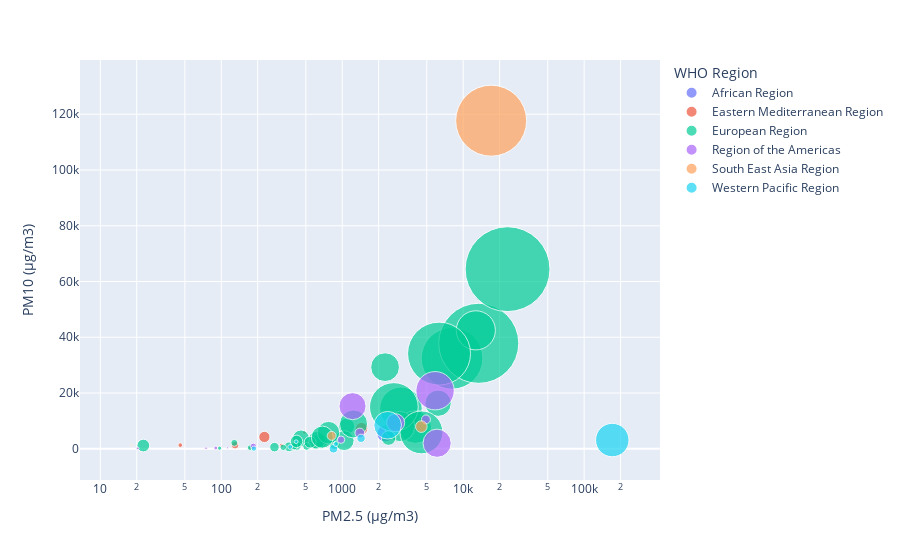

The cell this chart's notebook holds for it:
### Code cell
fig = px.scatter(df2, x="PM2.5 (μg/m3)", y="PM10 (μg/m3)",
                 size="NO2 (μg/m3)", color="WHO Region", hover_name="WHO Country Name",\
                 log_x=True, size_max=60)
fig.write_html('plot0.html')
fig.show()

### Figure 1 — Plotly figure (JSON) as saved in the notebook; plotly's stock layout.template omitted (floating-point values rounded to 4 significant figures)
{"data": [{"hovertemplate": "<b>%{hovertext}</b><br><br>WHO Region=African Region<br>PM2.5 (μg/m3)=%{x}<br>PM10 (μg/m3)=%{y}<br>NO2 (μg/m3)=%{marker.size}<extra></extra>", "hovertext": ["Algeria", "Cameroon", "Ethiopia", "Ghana", "Kenya", "Madagascar", "Mauritius", "Nigeria", "Senegal", "South Africa", "Uganda", "United Republic of Tanzania"], "legendgroup": "African Region", "marker": {"color": "#636efa", "size": [0, 0, 0, 0, 0, 0, 14.95, 0, 239.1, 2618.0, 0, 0], "sizemode": "area", "sizeref": 18.59, "symbol": "circle"}, "mode": "markers", "name": "African Region", "orientation": "v", "showlegend": true, "type": "scatter", "x": [21.53, 248, 104.8, 55, 16.7, 187, 0, 27.43, 179.3, 2267.0, 277.2, 23.32], "xaxis": "x", "y": [0, 311, 0, 701.5, 37.3, 336, 339.4, 0, 948.6, 5426.0, 170.4, 35.1], "yaxis": "y"}, {"hovertemplate": "<b>%{hovertext}</b><br><br>WHO Region=Eastern Mediterranean Region<br>PM2.5 (μg/m3)=%{x}<br>PM10 (μg/m3)=%{y}<br>NO2 (μg/m3)=%{marker.size}<extra></extra>", "hovertext": ["Afghanistan", "Bahrain", "Egypt", "Iran (Islamic Republic of)", "Iraq", "Jordan", "Kuwait", "Lebanon", "Morocco", "Pakistan", "Qatar", "Saudi Arabia", "Tunisia", "United Arab Emirates"], "legendgroup": "Eastern Mediterranean Region", "marker": {"color": "#EF553B", "size": [0, 103.2, 0, 2847.0, 535.3, 199.9, 1427.0, 106, 163.4, 72.8, 176, 0, 0, 1181.0], "sizemode": "area", "sizeref": 18.59, "symbol": "circle"}, "mode": "markers", "name": "Eastern Mediterranean Region", "orientation": "v", "showlegend": true, "type": "scatter", "x": [119.8, 485.1, 0, 4411.0, 130.0, 45.83, 1446.0, 172.3, 0, 746.1, 314, 314.1, 0, 227.1], "xaxis": "x", "y": [0, 5818, 1362, 8873.0, 1293.0, 1296.0, 7233.0, 316.3, 914.9, 1334.0, 1214, 744.7, 315, 4226.0], "yaxis": "y"}, {"hovertemplate": "<b>%{hovertext}</b><br><br>WHO Region=European Region<br>PM2.5 (μg/m3)=%{x}<br>PM10 (μg/m3)=%{y}<br>NO2 (μg/m3)=%{marker.size}<extra></extra>", "hovertext": ["Albania", "Andorra", "Austria", "Belgium", "Bosnia and Herzegovina", "Bulgaria", "Croatia", "Cyprus", "Czechia", "Denmark", "Estonia", "Finland", "France", "Georgia", "Germany", "Greece", "Hungary", "Iceland", "Ireland", "Israel", "Italy", "Kazakhstan", "Kyrgyzstan", "Latvia", "Lithuania", "Luxembourg", "Malta", "Monaco", "Montenegro", "Netherlands", "North Macedonia", "Norway", "Poland", "Portugal", "Romania", "Russian Federation", "Serbia", "Slovakia", "Slovenia", "Spain", "Sweden", "Switzerland", "Tajikistan", "Turkey", "Turkmenistan", "Ukraine", "United Kingdom", "Uzbekistan"], "legendgroup": "European Region", "marker": {"color": "#00cc96", "size": [162.6, 199.2, 16770.0, 10010.0, 666.9, 2429.0, 1118.0, 302.9, 6476.0, 889.5, 379.4, 2099.0, 35300.0, 0, 59620.0, 2852.0, 2637.0, 300.1, 822.1, 0, 66910.0, 0, 0, 567.9, 1308.0, 839, 489, 134.8, 435.9, 8497.0, 452.6, 3683.0, 14240.0, 4673.0, 7296.0, 0, 1510.0, 1957.0, 1438.0, 36860.0, 4537.0, 22060.0, 0, 7702.0, 0, 0, 17130.0, 0], "sizemode": "area", "sizeref": 18.59, "symbol": "circle"}, "mode": "markers", "name": "European Region", "orientation": "v", "showlegend": true, "type": "scatter", "x": [96.86, 0, 3057.0, 4011.0, 606.9, 1088.0, 867.2, 595.3, 6196.0, 363.6, 325.0, 657.2, 8092.0, 73.5, 13440.0, 614.8, 456.0, 173.2, 418.3, 1654.0, 23270.0, 54.02, 33.15, 508.3, 542.8, 275.2, 400.4, 0, 0, 2984.0, 128.2, 1037.0, 12720.0, 770.0, 1240.0, 14, 22.67, 2414.0, 418.7, 6314.0, 684.4, 2671.0, 71.52, 2260.0, 22.08, 46.18, 4516.0, 85.05], "xaxis": "x", "y": [204.6, 179.9, 14530.0, 7809.0, 1182.0, 8045.0, 1766.0, 880.3, 16340.0, 694.6, 508.9, 2675.0, 32420.0, 169.5, 37830.0, 3067.0, 3726, 392.7, 1101.0, 4392.0, 64430.0, 0, 0, 859.5, 2338.0, 573.9, 873.5, 73.74, 1187.0, 7996.0, 2104.0, 2921.0, 42480.0, 5792.0, 8900.0, 47.73, 1156.0, 3837.0, 2641.0, 34130.0, 4173.0, 14980.0, 0, 29270.0, 0, 69.03, 5883.0, 0], "yaxis": "y"}, {"hovertemplate": "<b>%{hovertext}</b><br><br>WHO Region=Region of the Americas<br>PM2.5 (μg/m3)=%{x}<br>PM10 (μg/m3)=%{y}<br>NO2 (μg/m3)=%{marker.size}<extra></extra>", "hovertext": ["Argentina", "Bahamas", "Bolivia (Plurinational State of)", "Brazil", "Canada", "Chile", "Colombia", "Costa Rica", "Cuba", "Ecuador", "El Salvador", "Guatemala", "Honduras", "Jamaica", "Mexico", "Panama", "Paraguay", "Peru", "Trinidad and Tobago", "United States of America", "Uruguay", "Venezuela (Bolivarian Republic of)"], "legendgroup": "Region of the Americas", "marker": {"color": "#ab63fa", "size": [69.77, 0, 0, 6797.0, 7392.0, 742.8, 515.7, 40.71, 0, 355.3, 0, 137.4, 0, 0, 3053.0, 0, 0, 909.2, 67.2, 13670.0, 0, 0], "sizemode": "area", "sizeref": 18.59, "symbol": "circle"}, "mode": "markers", "name": "Region of the Americas", "orientation": "v", "showlegend": true, "type": "scatter", "x": [20.37, 12.49, 0, 1216.0, 6084.0, 4921.0, 976.8, 112.4, 34.8, 184.6, 277.2, 90.05, 36, 0, 2763.0, 14, 18.4, 1399.0, 74.8, 5855.0, 20, 35], "xaxis": "x", "y": [130.1, 13.95, 141.5, 15280.0, 1979.0, 10520.0, 3242.0, 324.8, 0, 916.0, 0, 265.2, 173, 386.4, 9331.0, 31.1, 0, 5621.0, 209.9, 20810.0, 44.83, 94], "yaxis": "y"}, {"hovertemplate": "<b>%{hovertext}</b><br><br>WHO Region=South East Asia Region<br>PM2.5 (μg/m3)=%{x}<br>PM10 (μg/m3)=%{y}<br>NO2 (μg/m3)=%{marker.size}<extra></extra>", "hovertext": ["Bangladesh", "Bhutan", "India", "Indonesia", "Maldives", "Myanmar", "Nepal", "Sri Lanka", "Thailand"], "legendgroup": "South East Asia Region", "marker": {"color": "#FFA15A", "size": [1253.0, 0, 46810.0, 0, 0, 27.26, 0, 0, 750.6], "sizemode": "area", "sizeref": 18.59, "symbol": "circle"}, "mode": "markers", "name": "South East Asia Region", "orientation": "v", "showlegend": true, "type": "scatter", "x": [4508.0, 0, 17030.0, 429.9, 0, 18.08, 804.5, 86.63, 817.2], "xaxis": "x", "y": [7945.0, 1805, 117700.0, 0, 20, 1266.0, 788.7, 128, 4628.0], "yaxis": "y"}, {"hovertemplate": "<b>%{hovertext}</b><br><br>WHO Region=Western Pacific Region<br>PM2.5 (μg/m3)=%{x}<br>PM10 (μg/m3)=%{y}<br>NO2 (μg/m3)=%{marker.size}<extra></extra>", "hovertext": ["Australia", "China", "Fiji", "Japan", "Lao People's Democratic Republic", "Malaysia", "Mongolia", "New Zealand", "Philippines", "Republic of Korea", "Singapore", "Viet Nam"], "legendgroup": "Western Pacific Region", "marker": {"color": "#19d3f3", "size": [645.0, 10410.0, 0, 698.1, 0, 215.5, 232, 129.7, 0, 7101.0, 264, 0], "sizemode": "area", "sizeref": 18.59, "symbol": "circle"}, "mode": "markers", "name": "Western Pacific Region", "orientation": "v", "showlegend": true, "type": "scatter", "x": [1431.0, 170800.0, 15.13, 846.2, 25.77, 371.5, 886.4, 416.2, 1129, 2374, 186, 449.9], "xaxis": "x", "y": [3745.0, 3122.0, 0, 0, 0, 653.5, 1692.0, 2528.0, 2015.0, 8434, 59, 600.4], "yaxis": "y"}], "layout": {"legend": {"itemsizing": "constant", "title": {"text": "WHO Region"}, "tracegroupgap": 0}, "margin": {"t": 60}, "xaxis": {"anchor": "y", "domain": [0, 1], "title": {"text": "PM2.5 (μg/m3)"}, "type": "log"}, "yaxis": {"anchor": "x", "domain": [0, 1], "title": {"text": "PM10 (μg/m3)"}}}}
